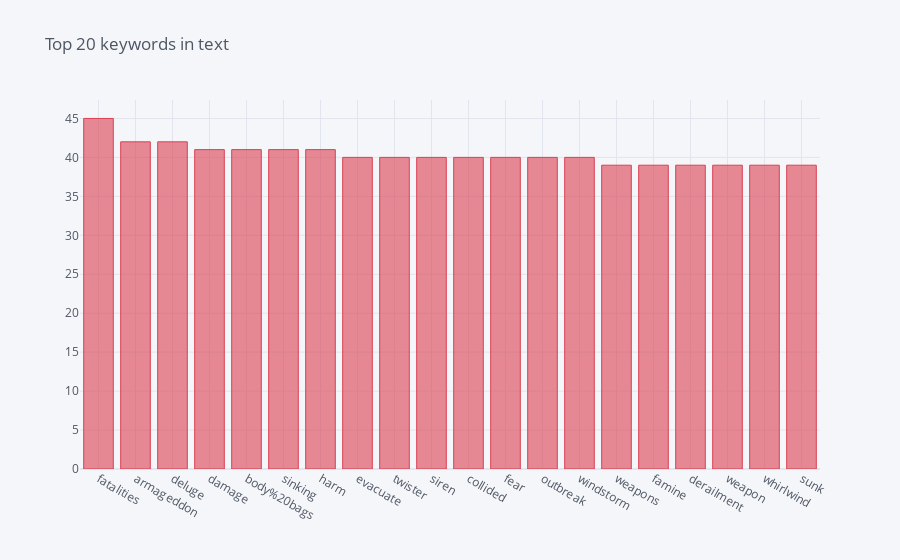

The notebook cell saved with this chart:
### Code cell
train.keyword.value_counts()[:20].iplot(kind='bar', title='Top 20 keywords in text', color='red')

### Figure 1 — Plotly figure (JSON) as saved in the notebook; plotly's stock layout.template omitted (floating-point values rounded to 4 significant figures)
{"data": [{"marker": {"color": "rgba(219, 64, 82, 0.6)", "line": {"color": "rgba(219, 64, 82, 1.0)", "width": 1}}, "name": "keyword", "orientation": "v", "text": "", "type": "bar", "x": ["fatalities", "armageddon", "deluge", "damage", "body%20bags", "sinking", "harm", "evacuate", "twister", "siren", "collided", "fear", "outbreak", "windstorm", "weapons", "famine", "derailment", "weapon", "whirlwind", "sunk"], "y": [45, 42, 42, 41, 41, 41, 41, 40, 40, 40, 40, 40, 40, 40, 39, 39, 39, 39, 39, 39]}], "layout": {"legend": {"bgcolor": "#F5F6F9", "font": {"color": "#4D5663"}}, "paper_bgcolor": "#F5F6F9", "plot_bgcolor": "#F5F6F9", "title": {"font": {"color": "#4D5663"}, "text": "Top 20 keywords in text"}, "xaxis": {"gridcolor": "#E1E5ED", "showgrid": true, "tickfont": {"color": "#4D5663"}, "title": {"font": {"color": "#4D5663"}, "text": ""}, "zerolinecolor": "#E1E5ED"}, "yaxis": {"gridcolor": "#E1E5ED", "showgrid": true, "tickfont": {"color": "#4D5663"}, "title": {"font": {"color": "#4D5663"}, "text": ""}, "zerolinecolor": "#E1E5ED"}}}
